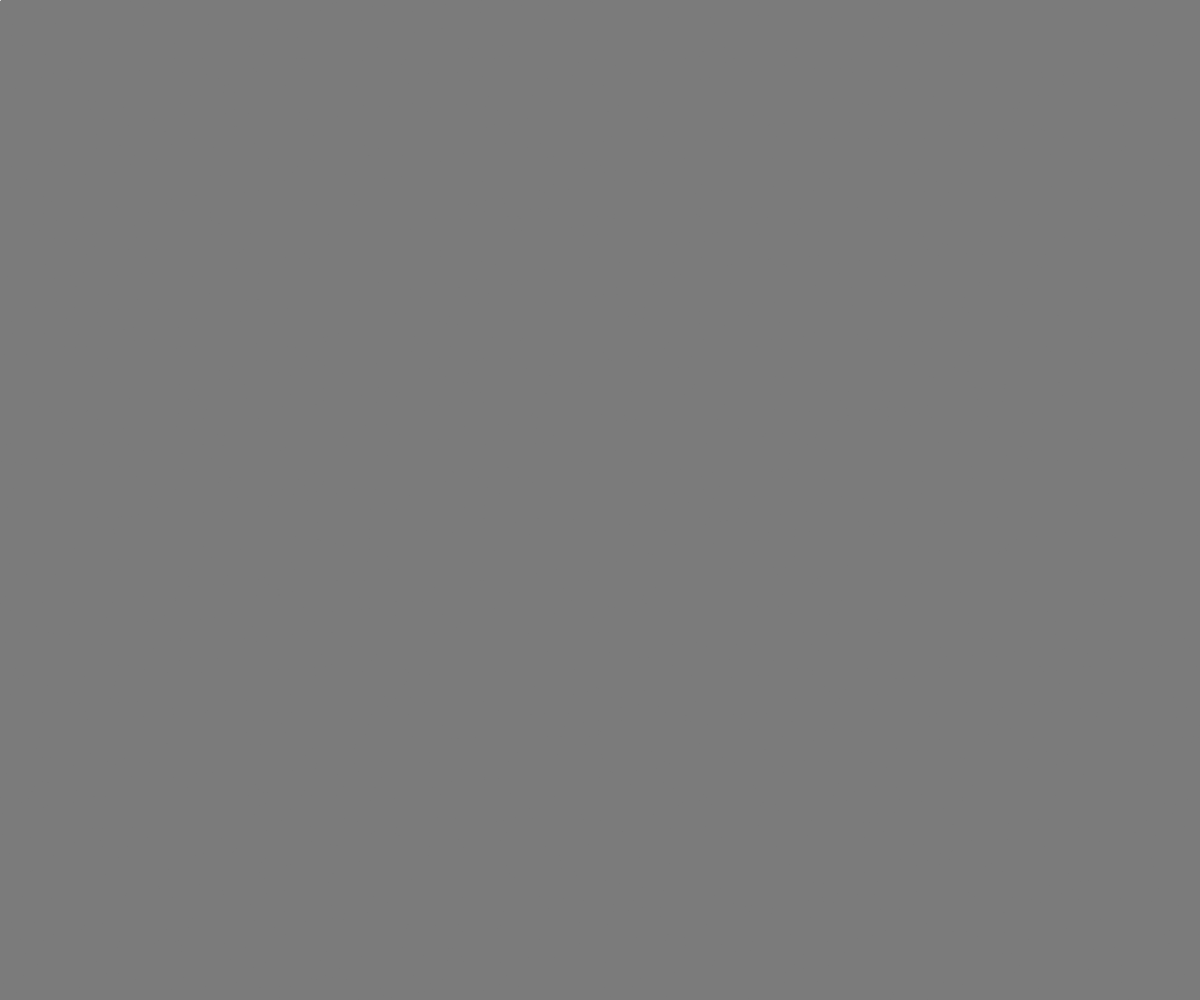
Frame 1 (no input)
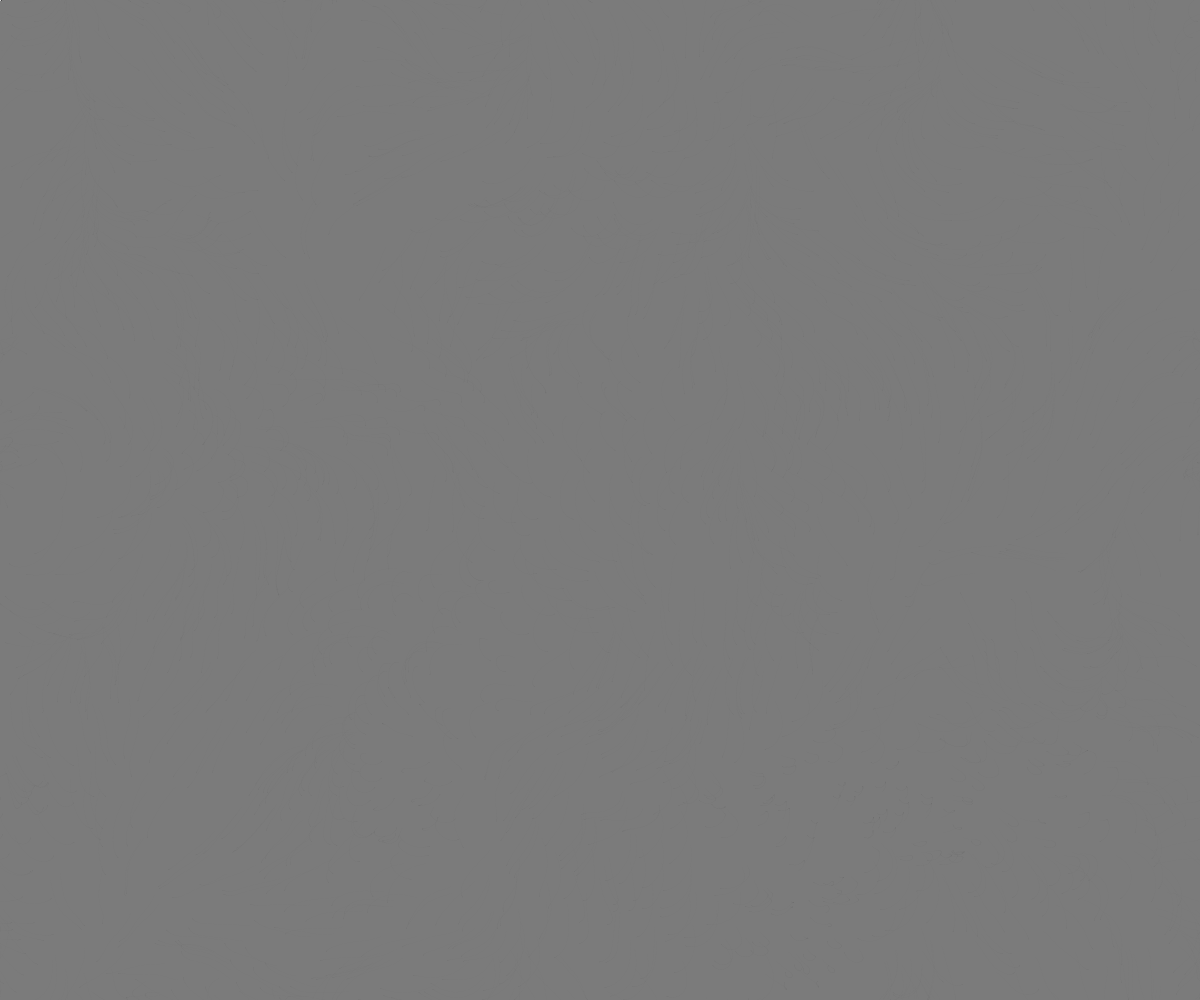
Frame 60 (no input)
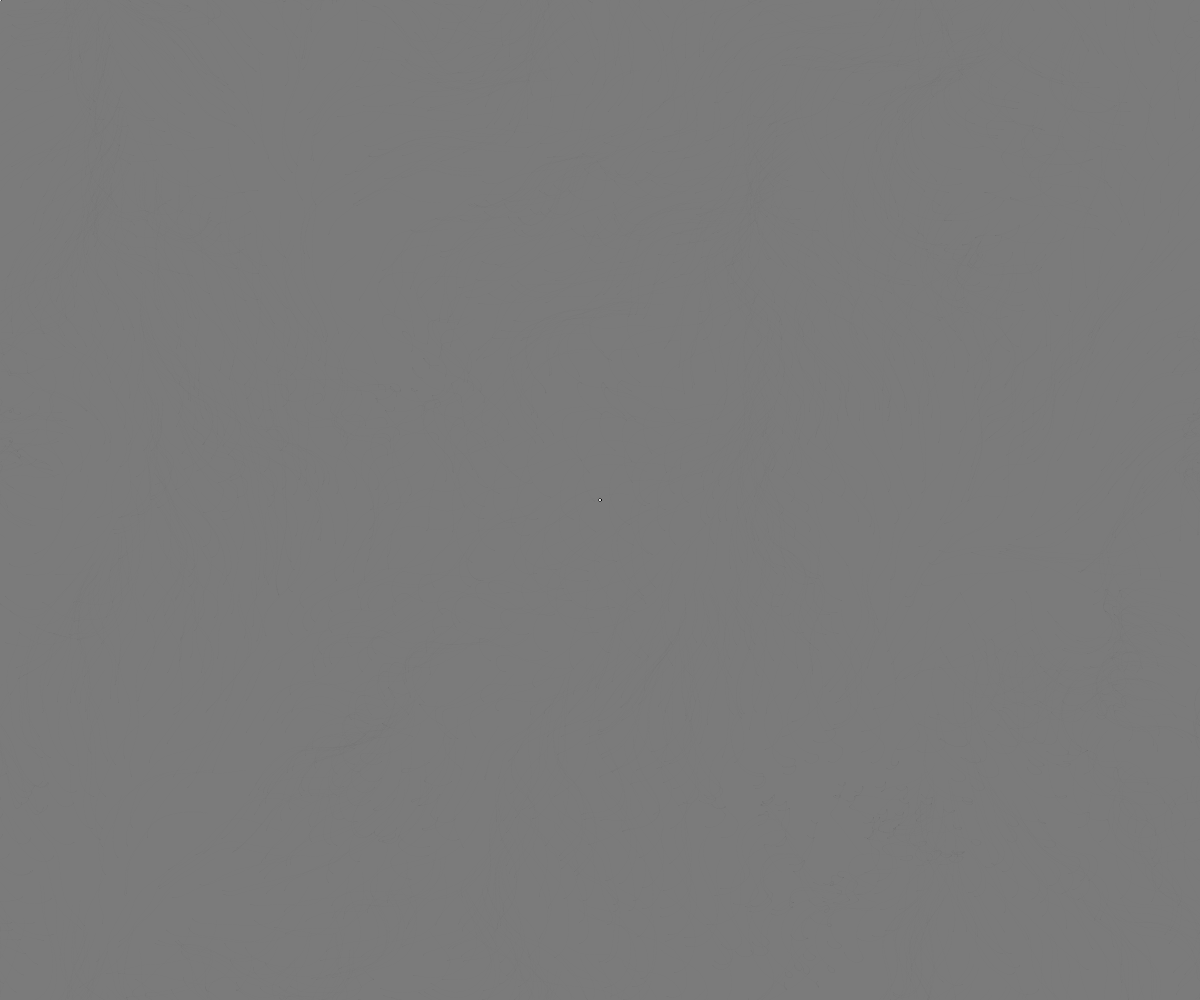
Frame 120 (the mouse pressed at the canvas centre since frame 60)

The p5.js sketch that drew these frames (run headless with seeded random() and noise() and a simulated clock; from frame 60 on, the mouse is pressed at the canvas centre):

// p5.js sketch
// ── sketch.js
var inc = 0.1;
var scl = 20;
var cols, rows;

var zoff = 0;

var fr;

var particles = [];

var flowfield;

function setup() {
  createCanvas(windowWidth, windowHeight)
  cols = floor(width / scl);
  rows = floor(height / scl);
  fr = createP('');

  flowfield = new Array(cols * rows);

  for (var i = 0; i < 2000; i++) {
    particles[i] = new Particle();
  }
  background(random(100, 150));
}


function draw() {
  // background(50);
  var yoff = 0;
  for (var y = 0; y < rows; y++) {
    var xoff = 0;
    for (var x = 0; x < cols; x++) {
      var index = x + y * cols;
      var angle = noise(xoff, yoff, zoff) * TWO_PI * 1.7;
      var v = p5.Vector.fromAngle(angle);
      v.setMag(0.05);
      flowfield[index] = v;
      xoff += inc;
      // stroke(0, 20);
      // strokeWeight(1);
      // push();
      // translate(x * scl, y * scl);
      // rotate(v.heading());
      // line(0, 0, scl, 0);
      // pop();
    }
    yoff += inc;

    zoff += 0.0005;
  }
for (var i = 0; i < particles.length; i++) {
  particles[i].follow(flowfield);
  particles[i].update();
  particles[i].show();
  particles[i].edges();
  }

  ellipse(mouseX, mouseY, 2, 2);
  fill(250, 85);
  noStroke();

}

// ── particle.js
function Particle() {
  this.pos = createVector(random(width), random(height));
  this.vel = createVector(0, 0);
  this.acc = createVector(0, 0);
  this.maxspeed = 1.25;

  this.update = function() {
    this.vel.add(this.acc);
    this.vel.limit(this.maxspeed);
    this.pos.add(this.vel);
    this.acc.mult(0);
  }

this.follow = function(vectors) {
  var x = floor(this.pos.x / scl);
  var y = floor(this.pos.y / scl);
  var index = x + y * cols;
  var force = vectors[index];
  this.applyForce(force)
}

  this.applyForce = function(force) {
    this.acc.add(force);
  }

  this.show = function() {
    stroke(0, 15);
    strokeWeight(0.5);
    point(this.pos.x, this.pos.y);
  }

this.edges = function() {
  if (this.pos.x > width) this.pos.x = 0;
  if (this.pos.x < 0) this.pos.x = width;
  if (this.pos.y > height) this.pos.y = 0;
  if (this.pos.y < 0) this.pos.y = height;
}

}
